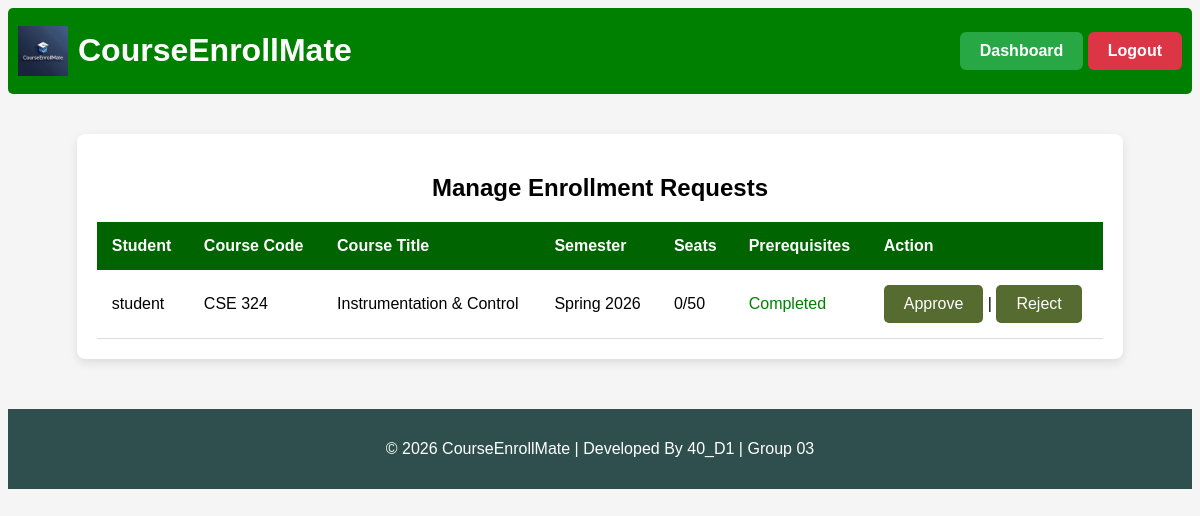
/manage_enrollments (signed in), run on an earlier commit of the app's database.
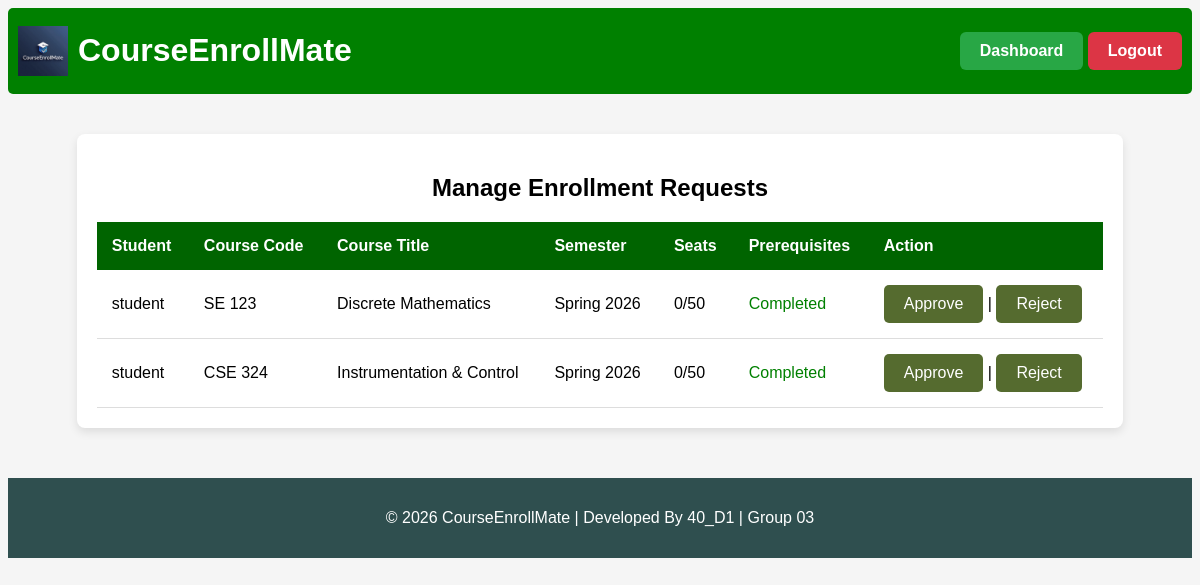
And on a later commit of the database.
### tables this page shows
CREATE TABLE enrollment_requests (
    id INTEGER PRIMARY KEY AUTOINCREMENT,
    student_id INTEGER NOT NULL,
    offering_id INTEGER NOT NULL,
    request_date TIMESTAMP DEFAULT CURRENT_TIMESTAMP,
    status TEXT CHECK(status IN ('pending','approved','rejected')) DEFAULT 'pending', rejection_reason TEXT,
    FOREIGN KEY (student_id) REFERENCES users(id),
    FOREIGN KEY (offering_id) REFERENCES course_offerings(id)
);

CREATE TABLE users (
    id INTEGER PRIMARY KEY AUTOINCREMENT,
    full_name TEXT NOT NULL,
    email TEXT UNIQUE NOT NULL,
    password TEXT NOT NULL,
    role TEXT DEFAULT 'student'
);

CREATE TABLE courses (
    id INTEGER PRIMARY KEY AUTOINCREMENT,
    course_code TEXT UNIQUE NOT NULL,
    course_title TEXT NOT NULL,
    course_description TEXT,
    credit_hours INTEGER NOT NULL,
    created_at TIMESTAMP DEFAULT CURRENT_TIMESTAMP
);

CREATE TABLE semesters (
    id INTEGER PRIMARY KEY AUTOINCREMENT,
    semester_name TEXT NOT NULL,
    start_date TEXT,
    end_date TEXT,
    status TEXT CHECK(status IN ('active','inactive')) DEFAULT 'inactive'
);

CREATE TABLE course_offerings (
    id INTEGER PRIMARY KEY AUTOINCREMENT,
    course_id INTEGER NOT NULL,
    semester_id INTEGER NOT NULL,
    max_seats INTEGER,
    FOREIGN KEY (course_id) REFERENCES courses(id),
    FOREIGN KEY (semester_id) REFERENCES semesters(id)
);

### app.py (the view)
@app.route("/manage_enrollments")
@login_required
@role_required("admin")
def manage_enrollments():
    conn = get_db_connection()
    requests = conn.execute("""
        SELECT
            er.id AS request_id,
            er.student_id,
            u.full_name AS student_name,
            c.course_code,
            c.course_title,
            c.id AS course_id,
            co.id AS offering_id,
            co.max_seats,
            s.semester_name,
            (
                SELECT COUNT(*)
                FROM enrollment_requests
                WHERE offering_id = co.id AND status = 'approved'
            ) AS approved_count
        FROM enrollment_requests er
        JOIN users u ON er.student_id = u.id
        JOIN course_offerings co ON er.offering_id = co.id
        JOIN courses c ON co.course_id = c.id
        JOIN semesters s ON co.semester_id = s.id
        WHERE er.status = 'pending'
    """).fetchall()
    request_list = []
    for r in requests:
        prereq_status = check_prerequisites(r["student_id"], r["course_id"])
        request_list.append({
            "request_id": r["request_id"],
            "student_name": r["student_name"],
            "course_code": r["course_code"],
            "course_title": r["course_title"],
            "semester_name": r["semester_name"],
            "approved_count": r["approved_count"],
            "max_seats": r["max_seats"],
            "prereq_status": prereq_status
        })
    conn.close()
    return render_template("manage_enrollments.html", requests=request_list)

### app.py (called while the page is built)
def get_db_connection():
    conn = sqlite3.connect("courseenrollmate.db")
    conn.row_factory = sqlite3.Row
    conn.execute("PRAGMA foreign_keys = ON")
    return conn

### helper.py (called while the page is built, shortened)
def get_db_connection():
    conn = sqlite3.connect("courseenrollmate.db")
    conn.row_factory = sqlite3.Row
    conn.execute("PRAGMA foreign_keys = ON")
    return conn

def login_required(f):
    @wraps(f)
    def decorated_function(*args, **kwargs):
        if "username" not in session:
            return redirect("/login")
        return f(*args, **kwargs)
    return decorated_function

def role_required(role):
    def decorator(f):
        @wraps(f)
        def decorated_function(*args, **kwargs):
            if session.get("role") != role:
                return "403 Forbidden: Unauthorized access"
            return f(*args, **kwargs)
        return decorated_function
    return decorator

def check_prerequisites(student_id, course_id):
    conn = get_db_connection()
    prereqs = conn.execute("""
        SELECT prerequisite_id
        FROM course_prerequisites
        WHERE course_id = ?
    """, (course_id,)).fetchall()
    if not prereqs:
        conn.close()
        return True

### templates/manage_enrollments.html
{% extends "base.html" %}
{% block body %}
<div class="table-container">
<h2>Manage Enrollment Requests</h2>
<table>
<thead>
<tr>
    <th>Student</th>
    <th>Course Code</th>
    <th>Course Title</th>
    <th>Semester</th>
    <th>Seats</th>
    <th>Prerequisites</th>
    <th>Action</th>
</tr>
</thead>
{% for req in requests %}
<tbody>
<tr>
    <td>{{ req.student_name }}</td>
    <td>{{ req.course_code }}</td>
    <td>{{ req.course_title }}</td>
    <td>{{ req.semester_name }}</td>
    <td>{{ req.approved_count }}/{{ req.max_seats }}</td>
    <td>
        {% if req.prereq_status %}
            <span style="color:green;">Completed</span>
        {% else %}
            <span style="color:red;">Not Completed</span>
        {% endif %}
    </td>
    <td>
        <a href="{{ url_for('approve_enrollment', request_id=req.request_id) }}">Approve</a>
        |
        <a href="{{ url_for('reject_enrollment', request_id=req.request_id) }}">Reject</a>
    </td>
</tr>
</tbody>
{% endfor %}
</table>
</div>
{% endblock %}

### templates/base.html (shortened to what this page needs)
<!DOCTYPE html>
<html lang="en">
<head>
    <link rel="stylesheet" href="{{ url_for('static', filename='style.css') }}">
</head>
<body>
    <header class="site-header">
        <div class="left">
            <img src="{{ url_for('static', filename='logo.png') }}" class="logo">
            <h1>CourseEnrollMate</h1>
        </div>
        {% if "username" in session %}
        <div class="nav-links">
    {% if session["role"] == "admin" %}
        <a href="{{ url_for('admin_dashboard') }}"
           style="background-color:#28a745; color:white; text-decoration:none; border-radius:6px; font-weight:bold;">
           Dashboard
        </a>
    {% elif session["role"] == "student" %}
        <a href="{{ url_for('student_dashboard') }}"
           style="padding:8px 16px; background-color:#28a745; color:white; text-decoration:none; border-radius:6px; font-weight:bold;">
           Dashboard
        </a>
    {% endif %}
    <a href="{{ url_for('logout') }}"
       style="background-color:#dc3545; color:white; text-decoration:none; border-radius:6px; font-weight:bold;">
       Logout
    </a>
</div>
    {% endif %}
    </header>
    {% block body %}
    {% endblock %}
    <footer>
    <p>© 2026 CourseEnrollMate | Developed By 40_D1 | Group 03 </p>
    </footer>
</body>
</html>

### static/style.css (style rules this page uses)
body { font-family: Arial, sans-serif; background:whitesmoke; text-align:center; }
header { background: limegreen; color:white; padding:15px; }
.site-header { background:green; color:white; display:flex; align-items:center; justify-content:space-between;; gap:15px; padding: 3px 10px; border-radius: 5px; }
.logo { width:50px; height:auto; }
a { display:inline-block; padding:10px 20px; background: darkolivegreen; color:white; text-decoration:none; border-radius:5px; }
footer { margin-top:50px; background:darkslategrey; color:white; padding:15px; text-align:center; }
.table-container { width:85%; margin:40px auto; background:white; padding:20px; border-radius:8px; box-shadow:0 4px 10px rgba(0,0,0,0.1); }
table { width:100%; border-collapse:collapse; }
thead { background: darkgreen; color:white; }
th,td { padding:15px; text-align:left; }
tbody tr { border-bottom:1px solid #ddd; }
.left { display: flex; align-items: center; gap: 10px; }

What changed in the data, as far as the page shows it:
now on this page (row edited): enrollment_requests: student_name "student", course_code "SE 123", course_title "Discrete Mathematics", semester_name "Spring 2026", approved_count "0", max_seats "50"
